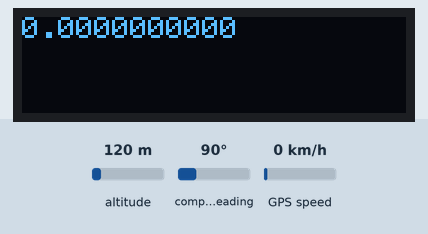
The sketch below on a simulated Arduino Uno, built with avr-gcc and run on an emulated ATmega328P. Parts: 128×32 one-colour display. Inputs (shaded band) come from the test bench; at power-on: altitude 120 m, compass heading 90°, GPS speed 0 km/h. The GPS gets a fix after 3 s at 37.7749, -122.4194 with 8 satellites.

Above: at 0.1 s.

The sketch:

tinygpslibs.ino
```cpp
#include <TinyGPS++.h>
#include <SoftwareSerial.h>
#include <Wire.h>
#include <Adafruit_GFX.h>
#include <Adafruit_SSD1306.h>

TinyGPSPlus gps;
SoftwareSerial ss(3,4);
Adafruit_SSD1306 display(128,32,&Wire,4);


float mileage=0;
float longitude;
float latitude;

void setup() {
Serial.begin(115200);
ss.begin(9600);
if(!display.begin(SSD1306_SWITCHCAPVCC, 0x3C)) {
    Serial.println(F("Allocation failed"));
    for(;;);
}
display.clearDisplay();

longitude = gps.location.lng();
latitude = gps.location.lat();

}

void loop() {
  gps.encode(ss.read());
  display.clearDisplay();
  float newlong = gps.location.lng();
  float newlat = gps.location.lat();

  mileage = mileage + gps.distanceBetween(newlat, newlong, latitude, longitude);

  latitude = newlat;
  longitude = newlong;
  display.setCursor(0,0);
  display.setTextColor(WHITE);
  display.setTextSize(1);

  display.print(mileage,10);
  display.display();
  delay(1000);

 }
```
